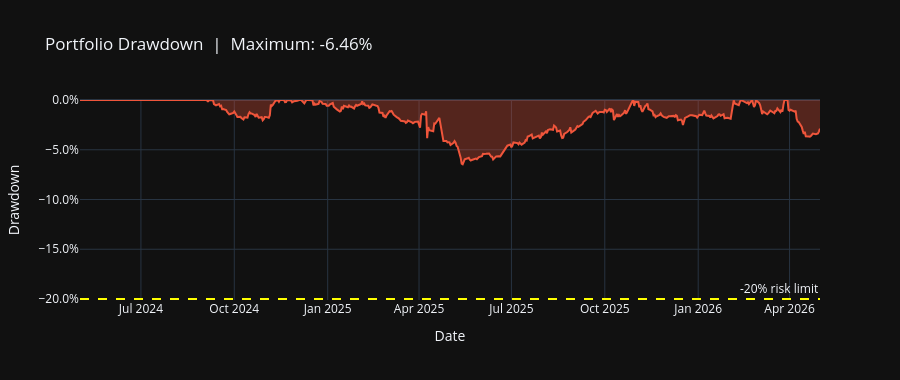

The code cell stored with this chart in its notebook:
### Code cell
#### Plot 8: Portfolio Drawdown
#### Purpose: Quantifies the depth and duration of losing streaks.
#### A drawdown exceeding -20% would breach our pre-defined risk limit.

nav     = ledger['mkt_value'].dropna()
cum_max = nav.cummax()
drawdown = (nav / cum_max) - 1

fig8 = go.Figure()
fig8.add_trace(go.Scatter(
    x=drawdown.index, y=drawdown,
    mode='lines',
    name='Drawdown',
    fill='tozeroy',
    line=dict(color='#EF553B', width=2),
    fillcolor='rgba(239, 85, 59, 0.3)',
))
fig8.add_hline(y=-0.20, line_dash='dash', line_color='yellow',
               annotation_text='-20% risk limit')
fig8.update_layout(
    template=PLOTLY_THEME,
    title=f'Portfolio Drawdown  |  Maximum: {drawdown.min():.2%}',
    xaxis_title='Date',
    yaxis_title='Drawdown',
    yaxis=dict(tickformat='.1%'),
    height=380,
)
fig8.show()
fig8.write_html("charts/drawdown.html", include_plotlyjs="cdn")

### Figure 1 — Plotly figure (JSON) as saved in the notebook; plotly's stock layout.template omitted (floating-point values rounded to 4 significant figures; data arrays with more than 128 entries replaced by an {"elided": "..."} marker saying what was removed)
{"data": [{"fill": "tozeroy", "fillcolor": "rgba(239, 85, 59, 0.3)", "line": {"color": "#EF553B", "width": 2}, "mode": "lines", "name": "Drawdown", "x": {"elided": "501 str values"}, "y": {"elided": "501 float values"}, "type": "scatter"}], "layout": {"shapes": [{"line": {"color": "yellow", "dash": "dash"}, "type": "line", "x0": 0, "x1": 1, "xref": "x domain", "y0": -0.2, "y1": -0.2, "yref": "y"}], "annotations": [{"showarrow": false, "text": "-20% risk limit", "x": 1, "xanchor": "right", "xref": "x domain", "y": -0.2, "yanchor": "bottom", "yref": "y"}], "yaxis": {"title": {"text": "Drawdown"}, "tickformat": ".1%"}, "title": {"text": "Portfolio Drawdown  |  Maximum: -6.46%"}, "xaxis": {"title": {"text": "Date"}}, "height": 380}}
